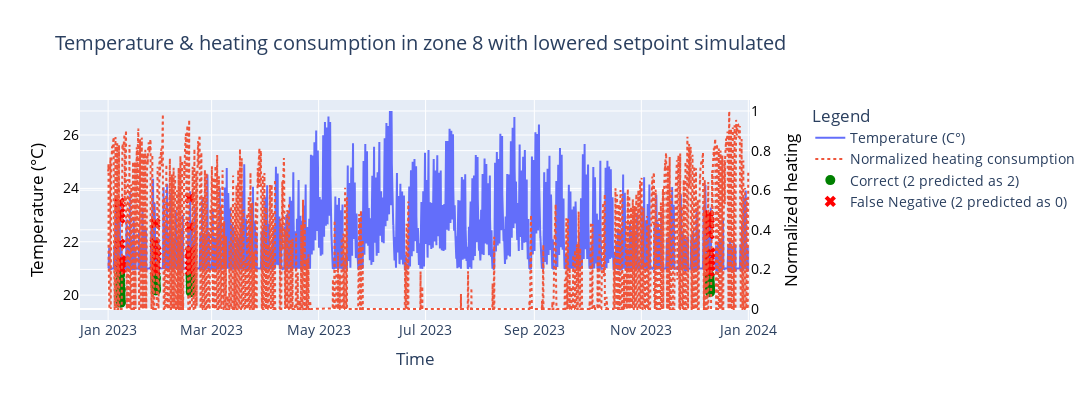

Notebook cell for this chart:
### Code cell
fig = go.Figure()

# Base temperature curve
fig.add_trace(go.Scatter(
    x=df_simulated['Time'], 
    y=df_simulated[test_temp], 
    mode='lines', 
    name='Temperature (C°)',
    yaxis='y1'
    ))

# Base temperature curve
fig.add_trace(go.Scatter(
    x=df_simulated['Time'], 
    y=df_simulated[test_heat], 
    mode='lines', 
    name='Normalized heating consumption',
    yaxis='y2',
    line=dict(dash='dot')
    ))

# Convert y_pred to a Pandas Series with the correct index
y_pred_series = pd.Series(y_pred, index=test_y.index)

# Find indices for different cases
correct_1_indices = (test_y == 2) & (y_pred_series == 2)  # True 1, Pred 1 -> Green
false_negative_indices = (test_y == 2) & (y_pred_series == 0)  # True 1, Pred 0 -> Red
false_positive_indices = (test_y == 0) & (y_pred_series == 2)  # True 0, Pred 1 -> Orange

# Extract timestamps
correct_1_timestamps = df_simulated.loc[test_y.index, 'Time'][correct_1_indices]
false_negative_timestamps = df_simulated.loc[test_y.index, 'Time'][false_negative_indices]
false_positive_timestamps = df_simulated.loc[test_y.index, 'Time'][false_positive_indices]

# Extract corresponding temperatures
correct_1_temps = df_simulated.loc[test_y.index, test_temp][correct_1_indices]
false_negative_temps = df_simulated.loc[test_y.index, test_temp][false_negative_indices]
false_positive_temps = df_simulated.loc[test_y.index, test_temp][false_positive_indices]

# Add markers for correct predictions (Green)
fig.add_trace(go.Scatter(
    x=correct_1_timestamps,
    y=correct_1_temps,
    mode='markers',
    marker=dict(color='green', size=10),
    name='Correct (2 predicted as 2)'
))

# Add markers for false negatives (Red)
fig.add_trace(go.Scatter(
    x=false_negative_timestamps,
    y=false_negative_temps,
    mode='markers',
    marker=dict(color='red', size=10, symbol='x'),
    name='False Negative (2 predicted as 0)'
))

# Add markers for false positives (Orange)
fig.add_trace(go.Scatter(
    x=false_positive_timestamps,
    y=false_positive_temps,
    mode='markers',
    marker=dict(color='orange', size=10, symbol='triangle-up'),
    name='False Positive (0 predicted as 2)'
))

# Customize layout
#fig.update_layout(
#    title="Temperature with low setpoint fault simulated in Zone 8 with prediction markers",
#    xaxis_title="Time",
 #   yaxis_title="Temperature (°C)",
   # legend_title="Legend",
    #template="plotly"
#)

# Update layout with secondary y-axis
fig.update_layout(
    title="Temperature & heating consumption in zone 8 with lowered setpoint simulated",
    xaxis_title="Time",
    font=dict(size=14),
    yaxis=dict(
        title="Temperature (°C)",
        titlefont=dict(color="black"),
        tickfont=dict(color="black")
    ),
    yaxis2=dict(
        title="Normalized heating",  # Adjust unit if needed
        overlaying='y',
        side='right',
        titlefont=dict(color="black"),
        tickfont=dict(color="black"),
    ),
    legend=dict(
        x=1.09,         # Pushes legend to the right (1.0 is the edge of the plot area)
        y=1,            # Top alignment
        xanchor="left", # Anchor relative to left of the legend box
        yanchor="top"
    ),
    legend_title="Legend",
    template="plotly",
    height=400,
    width=1100,
)

### Figure 1 — Plotly figure (JSON) as saved in the notebook; plotly's stock layout.template omitted (floating-point values rounded to 4 significant figures; data arrays with more than 128 entries replaced by an {"elided": "..."} marker saying what was removed)
{"data": [{"mode": "lines", "name": "Temperature (C°)", "type": "scatter", "x": {"elided": "8760 str values"}, "y": {"elided": "8760 float values"}, "yaxis": "y"}, {"line": {"dash": "dot"}, "mode": "lines", "name": "Normalized heating consumption", "type": "scatter", "x": {"elided": "8760 str values"}, "y": {"elided": "8760 float values"}, "yaxis": "y2"}, {"marker": {"color": "green", "size": 10}, "mode": "markers", "name": "Correct (2 predicted as 2)", "type": "scatter", "x": ["2023-01-07 20:00:00", "2023-01-07 21:00:00", "2023-01-07 22:00:00", "2023-01-07 23:00:00", "2023-01-08 00:00:00", "2023-01-08 01:00:00", "2023-01-08 02:00:00", "2023-01-08 03:00:00", "2023-01-08 04:00:00", "2023-01-08 05:00:00", "2023-01-08 06:00:00", "2023-01-27 21:00:00", "2023-01-27 22:00:00", "2023-01-27 23:00:00", "2023-01-28 00:00:00", "2023-01-28 01:00:00", "2023-01-28 02:00:00", "2023-01-28 03:00:00", "2023-01-28 04:00:00", "2023-01-28 05:00:00", "2023-01-28 06:00:00", "2023-02-16 23:00:00", "2023-02-17 00:00:00", "2023-02-17 01:00:00", "2023-02-17 02:00:00", "2023-02-17 03:00:00", "2023-02-17 04:00:00", "2023-02-17 05:00:00", "2023-02-17 06:00:00", "2023-12-09 20:00:00", "2023-12-09 21:00:00", "2023-12-09 22:00:00", "2023-12-09 23:00:00", "2023-12-10 00:00:00", "2023-12-10 01:00:00", "2023-12-10 02:00:00", "2023-12-10 03:00:00", "2023-12-10 04:00:00", "2023-12-10 05:00:00"], "y": [20.76, 20.55, 20.37, 20.21, 20.09, 19.99, 19.9, 19.81, 19.74, 19.71, 20.21, 20.79, 20.68, 20.58, 20.49, 20.42, 20.35, 20.28, 20.22, 20.18, 20.64, 20.77, 20.65, 20.51, 20.38, 20.27, 20.15, 20.11, 20.52, 20.75, 20.64, 20.54, 20.46, 20.38, 20.3, 20.23, 20.17, 20.11, 20.25]}, {"marker": {"color": "red", "size": 10, "symbol": "x"}, "mode": "markers", "name": "False Negative (2 predicted as 0)", "type": "scatter", "x": ["2023-01-07 15:00:00", "2023-01-07 16:00:00", "2023-01-07 17:00:00", "2023-01-07 18:00:00", "2023-01-07 19:00:00", "2023-01-08 07:00:00", "2023-01-08 08:00:00", "2023-01-08 09:00:00", "2023-01-27 17:00:00", "2023-01-27 18:00:00", "2023-01-27 19:00:00", "2023-01-27 20:00:00", "2023-01-28 07:00:00", "2023-01-28 08:00:00", "2023-02-16 17:00:00", "2023-02-16 18:00:00", "2023-02-16 19:00:00", "2023-02-16 20:00:00", "2023-02-16 21:00:00", "2023-02-16 22:00:00", "2023-02-17 07:00:00", "2023-02-17 08:00:00", "2023-02-17 09:00:00", "2023-12-09 13:00:00", "2023-12-09 14:00:00", "2023-12-09 15:00:00", "2023-12-09 16:00:00", "2023-12-09 17:00:00", "2023-12-09 18:00:00", "2023-12-09 19:00:00", "2023-12-10 06:00:00", "2023-12-10 07:00:00"], "y": [23.45, 23.07, 22.88, 21.91, 21.04, 21.0, 21.24, 21.3, 22.69, 21.93, 21.13, 20.91, 21.46, 21.66, 23.64, 22.57, 21.61, 21.32, 21.1, 20.93, 21.29, 21.52, 21.66, 22.92, 22.98, 22.74, 22.66, 22.29, 21.28, 20.88, 21.11, 21.58]}, {"marker": {"color": "orange", "size": 10, "symbol": "triangle-up"}, "mode": "markers", "name": "False Positive (0 predicted as 2)", "type": "scatter", "x": [], "y": []}], "layout": {"font": {"size": 14}, "height": 400, "legend": {"title": {"text": "Legend"}, "x": 1.09, "xanchor": "left", "y": 1, "yanchor": "top"}, "title": {"text": "Temperature & heating consumption in zone 8 with lowered setpoint simulated"}, "width": 1100, "xaxis": {"title": {"text": "Time"}}, "yaxis": {"tickfont": {"color": "black"}, "title": {"font": {"color": "black"}, "text": "Temperature (°C)"}}, "yaxis2": {"overlaying": "y", "side": "right", "tickfont": {"color": "black"}, "title": {"font": {"color": "black"}, "text": "Normalized heating"}}}}
